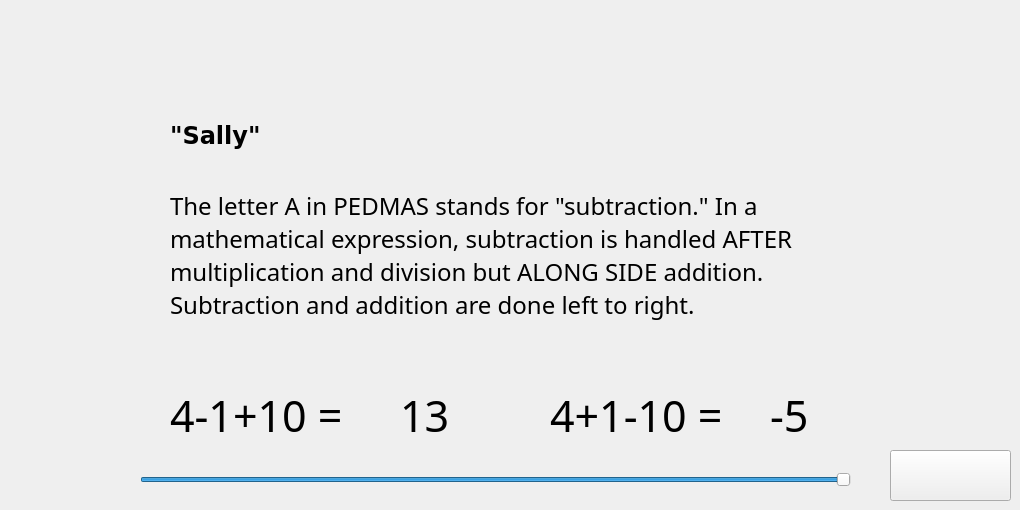
     <widget class="QWidget" name="letterS">
      <widget class="QLabel" name="exampleS1_Ans">
       <property name="geometry">
        <rect>
         <x>400</x>
         <y>380</y>
         <width>61</width>
         <height>71</height>
        </rect>
       </property>
       <property name="font">
        <font>
         <family>Source Code Pro</family>
         <pointsize>32</pointsize>
        </font>
       </property>
       <property name="text">
        <string>13</string>
       </property>
      </widget>
      <widget class="QPushButton" name="backS">
       <property name="geometry">
        <rect>
         <x>890</x>
         <y>450</y>
         <width>121</width>
         <height>51</height>
        </rect>
       </property>
       <property name="styleSheet">
        <string notr="true">border-image: url(:/Pictures/goback.png);</string>
       </property>
       <property name="text">
        <string/>
       </property>
      </widget>
      <widget class="QLabel" name="exampleS2">
       <property name="geometry">
        <rect>
         <x>550</x>
         <y>380</y>
         <width>211</width>
         <height>71</height>
        </rect>
       </property>
       <property name="font">
        <font>
         <family>Source Code Pro</family>
         <pointsize>32</pointsize>
        </font>
       </property>
       <property name="text">
        <string>4+1-10 =</string>
       </property>
      </widget>
      <widget class="QLabel" name="tutorialS">
       <property name="geometry">
        <rect>
         <x>170</x>
         <y>170</y>
         <width>641</width>
         <height>171</height>
        </rect>
       </property>
       <property name="font">
        <font>
         <family>Courier 10 Pitch</family>
         <pointsize>18</pointsize>
        </font>
       </property>
       <property name="text">
        <string>The letter A in PEDMAS stands for &quot;subtraction.&quot; In a mathematical expression, subtraction is handled AFTER multiplication and division but ALONG SIDE addition. Subtraction and addition are done left to right.</string>
       </property>
       <property name="textFormat">
        <enum>Qt::AutoText</enum>
       </property>
       <property name="scaledContents">
        <bool>false</bool>
       </property>
       <property name="wordWrap">
        <bool>true</bool>
       </property>
      </widget>
      <widget class="QLabel" name="phraseS">
       <property name="geometry">
        <rect>
         <x>170</x>
         <y>120</y>
         <width>91</width>
         <height>31</height>
        </rect>
       </property>
       <property name="font">
        <font>
         <family>DejaVu Sans</family>
         <pointsize>18</pointsize>
         <weight>75</weight>
         <bold>true</bold>
        </font>
       </property>
       <property name="text">
        <string>&quot;Sally&quot;</string>
       </property>
      </widget>
      <widget class="QLabel" name="exampleS2_Ans">
       <property name="geometry">
        <rect>
         <x>770</x>
         <y>380</y>
         <width>61</width>
         <height>71</height>
        </rect>
       </property>
       <property name="font">
        <font>
         <family>Source Code Pro</family>
         <pointsize>32</pointsize>
        </font>
       </property>
       <property name="text">
        <string>-5</string>
       </property>
      </widget>
      <widget class="QLabel" name="exampleS1">
       <property name="geometry">
        <rect>
         <x>170</x>
         <y>380</y>
         <width>211</width>
         <height>71</height>
        </rect>
       </property>
       <property name="font">
        <font>
         <family>Source Code Pro</family>
         <pointsize>32</pointsize>
        </font>
       </property>
       <property name="text">
        <string>4-1+10 =</string>
       </property>
      </widget>
      <widget class="QSlider" name="timerS">
       <property name="geometry">
        <rect>
         <x>140</x>
         <y>470</y>
         <width>711</width>
         <height>20</height>
        </rect>
       </property>
       <property name="maximum">
        <number>1000</number>
       </property>
       <property name="value">
        <number>1000</number>
       </property>
       <property name="sliderPosition">
        <number>1000</number>
       </property>
       <property name="orientation">
        <enum>Qt::Horizontal</enum>
       </property>
      </widget>
     </widget>
